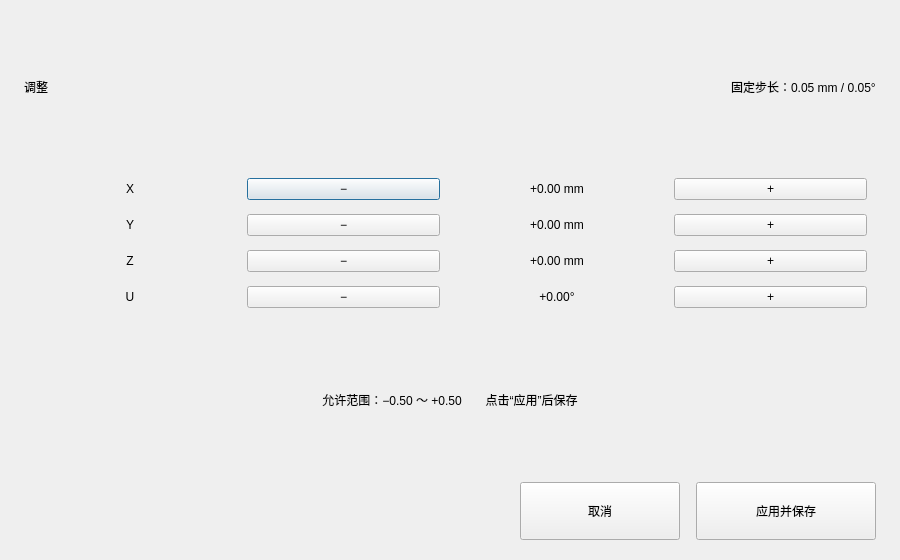
<?xml version="1.0" encoding="UTF-8"?>
<ui version="4.0">
 <class>AdjustmentDialog</class>
 <widget class="QDialog" name="AdjustmentDialog">
  <property name="geometry">
   <rect>
    <x>0</x>
    <y>0</y>
    <width>900</width>
    <height>560</height>
   </rect>
  </property>
  <property name="minimumSize">
   <size>
    <width>800</width>
    <height>480</height>
   </size>
  </property>
  <property name="windowTitle">
   <string>调整</string>
  </property>
  <layout class="QVBoxLayout" name="mainLayout">
   <property name="spacing">
    <number>16</number>
   </property>
   <property name="leftMargin">
    <number>24</number>
   </property>
   <property name="topMargin">
    <number>20</number>
   </property>
   <property name="rightMargin">
    <number>24</number>
   </property>
   <property name="bottomMargin">
    <number>20</number>
   </property>
   <item>
    <layout class="QHBoxLayout" name="titleLayout">
     <item>
      <widget class="QLabel" name="lblDialogTitle">
       <property name="text">
        <string>调整</string>
       </property>
      </widget>
     </item>
     <item>
      <spacer name="titleSpacer">
       <property name="orientation">
        <enum>Qt::Horizontal</enum>
       </property>
       <property name="sizeHint" stdset="0">
        <size>
         <width>40</width>
         <height>20</height>
        </size>
       </property>
      </spacer>
     </item>
     <item>
      <widget class="QLabel" name="lblStep">
       <property name="text">
        <string>固定步长：0.05 mm / 0.05°</string>
       </property>
      </widget>
     </item>
    </layout>
   </item>
   <item>
    <widget class="QFrame" name="adjustmentFrame">
     <property name="frameShape">
      <enum>QFrame::NoFrame</enum>
     </property>
     <layout class="QGridLayout" name="axisGrid">
      <property name="horizontalSpacing">
       <number>20</number>
      </property>
      <property name="verticalSpacing">
       <number>14</number>
      </property>
      <item row="0" column="0"><widget class="QLabel" name="lblAxisX"><property name="text"><string>X</string></property><property name="alignment"><set>Qt::AlignCenter</set></property></widget></item>
      <item row="0" column="1"><widget class="QPushButton" name="btnXMinus"><property name="adjustButton" stdset="0"><bool>true</bool></property><property name="text"><string>−</string></property></widget></item>
      <item row="0" column="2"><widget class="QLabel" name="lblXValue"><property name="valueDisplay" stdset="0"><bool>true</bool></property><property name="text"><string>+0.00 mm</string></property><property name="alignment"><set>Qt::AlignCenter</set></property></widget></item>
      <item row="0" column="3"><widget class="QPushButton" name="btnXPlus"><property name="adjustButton" stdset="0"><bool>true</bool></property><property name="text"><string>+</string></property></widget></item>
      <item row="1" column="0"><widget class="QLabel" name="lblAxisY"><property name="text"><string>Y</string></property><property name="alignment"><set>Qt::AlignCenter</set></property></widget></item>
      <item row="1" column="1"><widget class="QPushButton" name="btnYMinus"><property name="adjustButton" stdset="0"><bool>true</bool></property><property name="text"><string>−</string></property></widget></item>
      <item row="1" column="2"><widget class="QLabel" name="lblYValue"><property name="valueDisplay" stdset="0"><bool>true</bool></property><property name="text"><string>+0.00 mm</string></property><property name="alignment"><set>Qt::AlignCenter</set></property></widget></item>
      <item row="1" column="3"><widget class="QPushButton" name="btnYPlus"><property name="adjustButton" stdset="0"><bool>true</bool></property><property name="text"><string>+</string></property></widget></item>
      <item row="2" column="0"><widget class="QLabel" name="lblAxisZ"><property name="text"><string>Z</string></property><property name="alignment"><set>Qt::AlignCenter</set></property></widget></item>
      <item row="2" column="1"><widget class="QPushButton" name="btnZMinus"><property name="adjustButton" stdset="0"><bool>true</bool></property><property name="text"><string>−</string></property></widget></item>
      <item row="2" column="2"><widget class="QLabel" name="lblZValue"><property name="valueDisplay" stdset="0"><bool>true</bool></property><property name="text"><string>+0.00 mm</string></property><property name="alignment"><set>Qt::AlignCenter</set></property></widget></item>
      <item row="2" column="3"><widget class="QPushButton" name="btnZPlus"><property name="adjustButton" stdset="0"><bool>true</bool></property><property name="text"><string>+</string></property></widget></item>
      <item row="3" column="0"><widget class="QLabel" name="lblAxisU"><property name="text"><string>U</string></property><property name="alignment"><set>Qt::AlignCenter</set></property></widget></item>
      <item row="3" column="1"><widget class="QPushButton" name="btnUMinus"><property name="adjustButton" stdset="0"><bool>true</bool></property><property name="text"><string>−</string></property></widget></item>
      <item row="3" column="2"><widget class="QLabel" name="lblUValue"><property name="valueDisplay" stdset="0"><bool>true</bool></property><property name="text"><string>+0.00°</string></property><property name="alignment"><set>Qt::AlignCenter</set></property></widget></item>
      <item row="3" column="3"><widget class="QPushButton" name="btnUPlus"><property name="adjustButton" stdset="0"><bool>true</bool></property><property name="text"><string>+</string></property></widget></item>
     </layout>
    </widget>
   </item>
   <item>
    <widget class="QLabel" name="lblRangeInfo">
     <property name="text"><string>允许范围：−0.50 ～ +0.50　　点击“应用”后保存</string></property>
     <property name="alignment"><set>Qt::AlignCenter</set></property>
    </widget>
   </item>
   <item>
    <layout class="QHBoxLayout" name="actionLayout">
     <item><spacer name="actionSpacer"><property name="orientation"><enum>Qt::Horizontal</enum></property><property name="sizeHint" stdset="0"><size><width>40</width><height>20</height></size></property></spacer></item>
     <item><widget class="QPushButton" name="btnCancel"><property name="minimumSize"><size><width>160</width><height>58</height></size></property><property name="text"><string>取消</string></property></widget></item>
     <item><widget class="QPushButton" name="btnApply"><property name="minimumSize"><size><width>180</width><height>58</height></size></property><property name="text"><string>应用并保存</string></property></widget></item>
    </layout>
   </item>
  </layout>
 </widget>
 <resources/>
 <connections/>
</ui>
